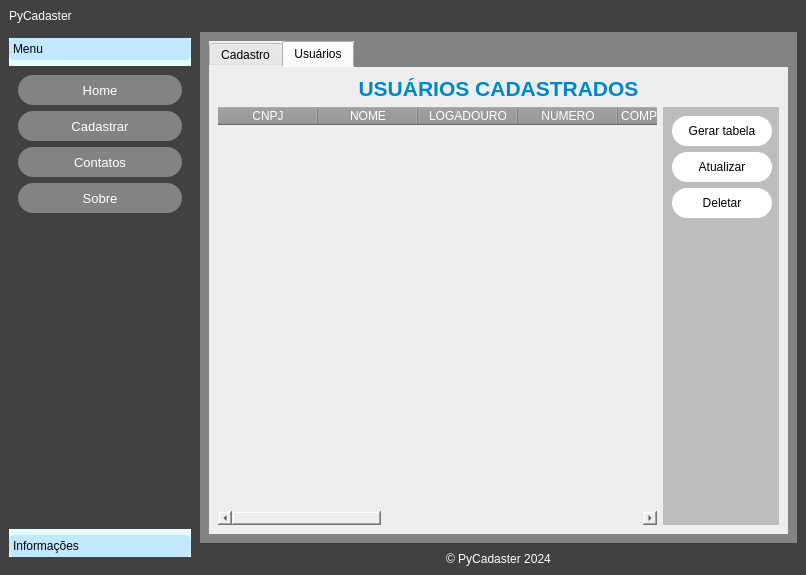
<?xml version="1.0" encoding="UTF-8"?>
<ui version="4.0">
 <class>MainWindow</class>
 <widget class="QMainWindow" name="MainWindow">
  <property name="geometry">
   <rect>
    <x>0</x>
    <y>0</y>
    <width>806</width>
    <height>575</height>
   </rect>
  </property>
  <property name="sizePolicy">
   <sizepolicy hsizetype="Preferred" vsizetype="Preferred">
    <horstretch>0</horstretch>
    <verstretch>0</verstretch>
   </sizepolicy>
  </property>
  <property name="minimumSize">
   <size>
    <width>0</width>
    <height>0</height>
   </size>
  </property>
  <property name="maximumSize">
   <size>
    <width>16777215</width>
    <height>16777215</height>
   </size>
  </property>
  <property name="windowTitle">
   <string>MainWindow</string>
  </property>
  <property name="styleSheet">
   <string notr="true">background-color: rgb(65, 65, 65);

</string>
  </property>
  <widget class="QWidget" name="centralwidget">
   <property name="sizePolicy">
    <sizepolicy hsizetype="Preferred" vsizetype="Expanding">
     <horstretch>0</horstretch>
     <verstretch>0</verstretch>
    </sizepolicy>
   </property>
   <property name="styleSheet">
    <string notr="true">*{
	border:none;
}
QLabel{
	color:rgb(255, 255, 255);
}

</string>
   </property>
   <layout class="QHBoxLayout" name="horizontalLayout_5">
    <property name="spacing">
     <number>0</number>
    </property>
    <property name="leftMargin">
     <number>0</number>
    </property>
    <property name="topMargin">
     <number>0</number>
    </property>
    <property name="bottomMargin">
     <number>0</number>
    </property>
    <item>
     <widget class="QFrame" name="left_menu">
      <property name="maximumSize">
       <size>
        <width>200</width>
        <height>16777215</height>
       </size>
      </property>
      <property name="styleSheet">
       <string notr="true">background-color: rgb(65, 65, 65);</string>
      </property>
      <property name="frameShape">
       <enum>QFrame::StyledPanel</enum>
      </property>
      <property name="frameShadow">
       <enum>QFrame::Raised</enum>
      </property>
      <layout class="QVBoxLayout" name="verticalLayout_2">
       <property name="rightMargin">
        <number>0</number>
       </property>
       <item>
        <widget class="QFrame" name="frame">
         <property name="frameShape">
          <enum>QFrame::StyledPanel</enum>
         </property>
         <property name="frameShadow">
          <enum>QFrame::Raised</enum>
         </property>
         <layout class="QHBoxLayout" name="horizontalLayout_4">
          <property name="spacing">
           <number>0</number>
          </property>
          <property name="leftMargin">
           <number>0</number>
          </property>
          <property name="topMargin">
           <number>0</number>
          </property>
          <property name="rightMargin">
           <number>0</number>
          </property>
          <property name="bottomMargin">
           <number>0</number>
          </property>
          <item>
           <widget class="QLabel" name="label_3">
            <property name="styleSheet">
             <string notr="true">color: rgb(255, 255, 255);</string>
            </property>
            <property name="text">
             <string>PyCadaster</string>
            </property>
           </widget>
          </item>
         </layout>
        </widget>
       </item>
       <item>
        <widget class="QFrame" name="left_frame">
         <property name="styleSheet">
          <string notr="true">QFrame{

	background-color: rgb(65, 65, 65);

}
QToolBox{

	text-algn:left;
	background-color: rgb(228, 254, 255);

}
QToolBox::tab{

	border-radius:5px;
	background-color: rgb(194, 232, 255);
	text-algn:left;

}</string>
         </property>
         <property name="frameShape">
          <enum>QFrame::StyledPanel</enum>
         </property>
         <property name="frameShadow">
          <enum>QFrame::Raised</enum>
         </property>
         <layout class="QVBoxLayout" name="verticalLayout_3">
          <property name="spacing">
           <number>0</number>
          </property>
          <property name="leftMargin">
           <number>0</number>
          </property>
          <property name="rightMargin">
           <number>9</number>
          </property>
          <item>
           <widget class="QToolBox" name="menu_box">
            <property name="styleSheet">
             <string notr="true"/>
            </property>
            <property name="currentIndex">
             <number>0</number>
            </property>
            <widget class="QWidget" name="page">
             <property name="geometry">
              <rect>
               <x>0</x>
               <y>0</y>
               <width>182</width>
               <height>466</height>
              </rect>
             </property>
             <property name="styleSheet">
              <string notr="true">color: rgb(255, 255, 255);
background-color: rgb(65, 65, 65);
</string>
             </property>
             <attribute name="label">
              <string>Menu</string>
             </attribute>
             <layout class="QVBoxLayout" name="verticalLayout_4">
              <item>
               <widget class="QPushButton" name="btn_home">
                <property name="minimumSize">
                 <size>
                  <width>100</width>
                  <height>30</height>
                 </size>
                </property>
                <property name="font">
                 <font>
                  <pointsize>10</pointsize>
                 </font>
                </property>
                <property name="cursor">
                 <cursorShape>PointingHandCursor</cursorShape>
                </property>
                <property name="styleSheet">
                 <string notr="true">QPushButton:hover{
	
	background-color: rgb(0, 170, 255);
	border-radius:15px;
	color:#fff;
}
QPushButton{
background-color: rgb(131, 131, 131);
border-radius:15px;
}</string>
                </property>
                <property name="text">
                 <string>Home</string>
                </property>
               </widget>
              </item>
              <item>
               <widget class="QPushButton" name="btn_cadastrar">
                <property name="minimumSize">
                 <size>
                  <width>100</width>
                  <height>30</height>
                 </size>
                </property>
                <property name="font">
                 <font>
                  <pointsize>10</pointsize>
                 </font>
                </property>
                <property name="cursor">
                 <cursorShape>PointingHandCursor</cursorShape>
                </property>
                <property name="styleSheet">
                 <string notr="true">QPushButton:hover{
	
	background-color: rgb(0, 170, 255);
	border-radius:15px;
	color:#fff;
}
QPushButton{
background-color: rgb(131, 131, 131);
border-radius:15px;
}</string>
                </property>
                <property name="text">
                 <string>Cadastrar</string>
                </property>
               </widget>
              </item>
              <item>
               <widget class="QPushButton" name="btn_contatos">
                <property name="minimumSize">
                 <size>
                  <width>100</width>
                  <height>30</height>
                 </size>
                </property>
                <property name="font">
                 <font>
                  <pointsize>10</pointsize>
                 </font>
                </property>
                <property name="cursor">
                 <cursorShape>PointingHandCursor</cursorShape>
                </property>
                <property name="styleSheet">
                 <string notr="true">QPushButton:hover{
	
	background-color: rgb(0, 170, 255);
	border-radius:15px;
	color:#fff;
}
QPushButton{
background-color: rgb(131, 131, 131);
border-radius:15px;
}</string>
                </property>
                <property name="text">
                 <string>Contatos</string>
                </property>
               </widget>
              </item>
              <item>
               <widget class="QPushButton" name="btn_sobre">
                <property name="minimumSize">
                 <size>
                  <width>100</width>
                  <height>30</height>
                 </size>
                </property>
                <property name="font">
                 <font>
                  <pointsize>10</pointsize>
                 </font>
                </property>
                <property name="cursor">
                 <cursorShape>PointingHandCursor</cursorShape>
                </property>
                <property name="styleSheet">
                 <string notr="true">QPushButton:hover{
	
	background-color: rgb(0, 170, 255);
	border-radius:15px;
	color:#fff;
}
QPushButton{
background-color: rgb(131, 131, 131);
border-radius:15px;
}</string>
                </property>
                <property name="text">
                 <string>Sobre</string>
                </property>
               </widget>
              </item>
              <item>
               <spacer name="verticalSpacer">
                <property name="orientation">
                 <enum>Qt::Vertical</enum>
                </property>
                <property name="sizeHint" stdset="0">
                 <size>
                  <width>20</width>
                  <height>40</height>
                 </size>
                </property>
               </spacer>
              </item>
             </layout>
            </widget>
            <widget class="QWidget" name="page_2">
             <property name="geometry">
              <rect>
               <x>0</x>
               <y>0</y>
               <width>182</width>
               <height>466</height>
              </rect>
             </property>
             <attribute name="label">
              <string>Informações</string>
             </attribute>
             <widget class="QLabel" name="label_4">
              <property name="geometry">
               <rect>
                <x>-10</x>
                <y>0</y>
                <width>191</width>
                <height>241</height>
               </rect>
              </property>
              <property name="font">
               <font>
                <pointsize>8</pointsize>
               </font>
              </property>
              <property name="styleSheet">
               <string notr="true">background-color: rgb(131, 131, 131);</string>
              </property>
              <property name="text">
               <string>&lt;html&gt;&lt;head/&gt;&lt;body&gt;&lt;p align=&quot;center&quot;&gt;&lt;br/&gt;&lt;/p&gt;&lt;p align=&quot;center&quot;&gt;&lt;span style=&quot; font-size:11pt; font-weight:600;&quot;&gt;PyCadaster 0.1&lt;/span&gt;&lt;/p&gt;&lt;p align=&quot;center&quot;&gt;Este sistema está em fase de&lt;/p&gt;&lt;p align=&quot;center&quot;&gt;desenvolvimento e testes.&lt;/p&gt;&lt;p align=&quot;center&quot;&gt;Caso encontre algum&lt;/p&gt;&lt;p align=&quot;center&quot;&gt;Bug ou problema, contate&lt;/p&gt;&lt;p align=&quot;center&quot;&gt;O desenvolvedor na aba&lt;/p&gt;&lt;p align=&quot;center&quot;&gt;Contatos.&lt;/p&gt;&lt;p align=&quot;center&quot;&gt;&lt;br/&gt;&lt;/p&gt;&lt;/body&gt;&lt;/html&gt;</string>
              </property>
              <property name="alignment">
               <set>Qt::AlignCenter</set>
              </property>
              <property name="indent">
               <number>-1</number>
              </property>
             </widget>
            </widget>
           </widget>
          </item>
         </layout>
        </widget>
       </item>
      </layout>
     </widget>
    </item>
    <item>
     <widget class="QFrame" name="main_container">
      <property name="styleSheet">
       <string notr="true">background-color: rgb(65, 65, 65);</string>
      </property>
      <property name="frameShape">
       <enum>QFrame::StyledPanel</enum>
      </property>
      <property name="frameShadow">
       <enum>QFrame::Raised</enum>
      </property>
      <layout class="QVBoxLayout" name="verticalLayout">
       <property name="spacing">
        <number>0</number>
       </property>
       <property name="leftMargin">
        <number>0</number>
       </property>
       <property name="topMargin">
        <number>0</number>
       </property>
       <property name="rightMargin">
        <number>0</number>
       </property>
       <property name="bottomMargin">
        <number>0</number>
       </property>
       <item>
        <widget class="QFrame" name="top_frame">
         <property name="sizePolicy">
          <sizepolicy hsizetype="Preferred" vsizetype="Preferred">
           <horstretch>0</horstretch>
           <verstretch>0</verstretch>
          </sizepolicy>
         </property>
         <property name="layoutDirection">
          <enum>Qt::LeftToRight</enum>
         </property>
         <property name="frameShape">
          <enum>QFrame::StyledPanel</enum>
         </property>
         <property name="frameShadow">
          <enum>QFrame::Raised</enum>
         </property>
         <layout class="QHBoxLayout" name="horizontalLayout">
          <item alignment="Qt::AlignLeft">
           <widget class="QPushButton" name="btn_toggle">
            <property name="text">
             <string/>
            </property>
            <property name="icon">
             <iconset resource="icons.qrc">
              <normaloff>:/icons/icons/menu2.png</normaloff>:/icons/icons/menu2.png</iconset>
            </property>
            <property name="iconSize">
             <size>
              <width>32</width>
              <height>32</height>
             </size>
            </property>
           </widget>
          </item>
         </layout>
        </widget>
       </item>
       <item>
        <widget class="QStackedWidget" name="Pages">
         <property name="sizePolicy">
          <sizepolicy hsizetype="Preferred" vsizetype="Expanding">
           <horstretch>0</horstretch>
           <verstretch>0</verstretch>
          </sizepolicy>
         </property>
         <property name="styleSheet">
          <string notr="true">color: rgb(255, 255, 255);
background-color: rgb(131, 131, 131);</string>
         </property>
         <property name="currentIndex">
          <number>1</number>
         </property>
         <widget class="QWidget" name="pg_home">
          <layout class="QVBoxLayout" name="verticalLayout_12">
           <property name="spacing">
            <number>6</number>
           </property>
           <item>
            <widget class="QFrame" name="main_frame">
             <property name="sizePolicy">
              <sizepolicy hsizetype="Preferred" vsizetype="Expanding">
               <horstretch>0</horstretch>
               <verstretch>0</verstretch>
              </sizepolicy>
             </property>
             <property name="frameShape">
              <enum>QFrame::StyledPanel</enum>
             </property>
             <property name="frameShadow">
              <enum>QFrame::Raised</enum>
             </property>
             <layout class="QVBoxLayout" name="verticalLayout_5">
              <property name="spacing">
               <number>0</number>
              </property>
              <property name="leftMargin">
               <number>0</number>
              </property>
              <property name="topMargin">
               <number>0</number>
              </property>
              <property name="rightMargin">
               <number>0</number>
              </property>
              <property name="bottomMargin">
               <number>0</number>
              </property>
              <item>
               <widget class="QLabel" name="logo">
                <property name="sizePolicy">
                 <sizepolicy hsizetype="Preferred" vsizetype="Expanding">
                  <horstretch>0</horstretch>
                  <verstretch>0</verstretch>
                 </sizepolicy>
                </property>
                <property name="styleSheet">
                 <string notr="true">background-color: rgb(131, 131, 131);</string>
                </property>
                <property name="text">
                 <string>&lt;html&gt;&lt;head/&gt;&lt;body&gt;&lt;p align=&quot;center&quot;&gt;&lt;span style=&quot; font-size:14pt; font-weight:600;&quot;&gt;SISTEMA DE CADASTRO DE EMPRESAS&lt;/span&gt;&lt;/p&gt;&lt;p align=&quot;center&quot;&gt;&lt;img width=&quot;200&quot; height=&quot;200&quot; src=&quot;:/icons/icons/logo.png&quot;/&gt;&lt;/p&gt;&lt;p align=&quot;center&quot;&gt;&lt;span style=&quot; font-size:14pt; font-weight:600;&quot;&gt;PYCADASTER 0.1&lt;/span&gt;&lt;/p&gt;&lt;/body&gt;&lt;/html&gt;</string>
                </property>
               </widget>
              </item>
             </layout>
            </widget>
           </item>
          </layout>
         </widget>
         <widget class="QWidget" name="pg_cadastrar">
          <layout class="QVBoxLayout" name="verticalLayout_6">
           <item>
            <widget class="QTabWidget" name="tabWidget">
             <property name="styleSheet">
              <string notr="true">color: rgb(0, 0, 0);
background-color: rgb(238, 238, 238);</string>
             </property>
             <property name="currentIndex">
              <number>1</number>
             </property>
             <widget class="QWidget" name="tab">
              <attribute name="title">
               <string>Cadastro</string>
              </attribute>
              <layout class="QVBoxLayout" name="verticalLayout_9">
               <item>
                <widget class="QLabel" name="lbs_empresas">
                 <property name="styleSheet">
                  <string notr="true">color: rgb(0, 0, 0);
background-color: rgb(238, 238, 238);</string>
                 </property>
                 <property name="text">
                  <string>&lt;html&gt;&lt;head/&gt;&lt;body&gt;&lt;p align=&quot;center&quot;&gt;&lt;span style=&quot; font-size:16pt; font-weight:600; color:#0087ca;&quot;&gt;REALIZAR CADASTROS&lt;/span&gt;&lt;/p&gt;&lt;/body&gt;&lt;/html&gt;</string>
                 </property>
                 <property name="alignment">
                  <set>Qt::AlignCenter</set>
                 </property>
                </widget>
               </item>
               <item>
                <widget class="QFrame" name="frame_4">
                 <property name="styleSheet">
                  <string notr="true">QLineEdit{
	
	background-color: rgb(255, 255, 255);
	font:10pt &quot;MS Shell Dig 2&quot;;
}
QFrame{
	
	background-color: rgb(231, 231, 231);
}</string>
                 </property>
                 <property name="frameShape">
                  <enum>QFrame::StyledPanel</enum>
                 </property>
                 <property name="frameShadow">
                  <enum>QFrame::Raised</enum>
                 </property>
                 <layout class="QGridLayout" name="gridLayout">
                  <item row="4" column="1" colspan="2">
                   <widget class="QLineEdit" name="txt_email">
                    <property name="placeholderText">
                     <string>EMAIL</string>
                    </property>
                   </widget>
                  </item>
                  <item row="4" column="0">
                   <widget class="QLineEdit" name="txt_telefone">
                    <property name="placeholderText">
                     <string>TELEFONE</string>
                    </property>
                   </widget>
                  </item>
                  <item row="2" column="2">
                   <widget class="QLineEdit" name="txt_bairro">
                    <property name="placeholderText">
                     <string>BAIRRO</string>
                    </property>
                   </widget>
                  </item>
                  <item row="3" column="1">
                   <widget class="QLineEdit" name="txt_uf">
                    <property name="placeholderText">
                     <string>UF</string>
                    </property>
                   </widget>
                  </item>
                  <item row="3" column="2">
                   <widget class="QLineEdit" name="txt_cep">
                    <property name="placeholderText">
                     <string>CEP</string>
                    </property>
                   </widget>
                  </item>
                  <item row="0" column="1" colspan="2">
                   <widget class="QLineEdit" name="txt_nome">
                    <property name="alignment">
                     <set>Qt::AlignCenter</set>
                    </property>
                    <property name="placeholderText">
                     <string>NOME EMPRESARIAL</string>
                    </property>
                   </widget>
                  </item>
                  <item row="2" column="0">
                   <widget class="QLineEdit" name="txt_numero">
                    <property name="placeholderText">
                     <string>NUMERO</string>
                    </property>
                   </widget>
                  </item>
                  <item row="2" column="1">
                   <widget class="QLineEdit" name="txt_complemento">
                    <property name="placeholderText">
                     <string>COMPLEMENTO</string>
                    </property>
                   </widget>
                  </item>
                  <item row="1" column="0" colspan="3">
                   <widget class="QLineEdit" name="txt_logadouro">
                    <property name="alignment">
                     <set>Qt::AlignCenter</set>
                    </property>
                    <property name="placeholderText">
                     <string>LOGADOURO</string>
                    </property>
                   </widget>
                  </item>
                  <item row="0" column="0">
                   <widget class="QLineEdit" name="txt_cnpj">
                    <property name="placeholderText">
                     <string>CNPJ</string>
                    </property>
                   </widget>
                  </item>
                  <item row="3" column="0">
                   <widget class="QLineEdit" name="txt_municipio">
                    <property name="placeholderText">
                     <string>MUNICIPIO</string>
                    </property>
                   </widget>
                  </item>
                 </layout>
                </widget>
               </item>
               <item alignment="Qt::AlignHCenter">
                <widget class="QPushButton" name="btn_cadastro_usuarios">
                 <property name="minimumSize">
                  <size>
                   <width>100</width>
                   <height>30</height>
                  </size>
                 </property>
                 <property name="font">
                  <font>
                   <pointsize>12</pointsize>
                  </font>
                 </property>
                 <property name="cursor">
                  <cursorShape>PointingHandCursor</cursorShape>
                 </property>
                 <property name="styleSheet">
                  <string notr="true">QPushButton:hover{
	
	background-color: rgb(0, 170, 255);
	border-radius:15px;
	color:#fff;
}
QPushButton{
	border-radius:15px;
	background-color: rgb(131, 131, 131);
	color: rgb(255, 255, 255);
}</string>
                 </property>
                 <property name="text">
                  <string>Cadastrar</string>
                 </property>
                </widget>
               </item>
              </layout>
             </widget>
             <widget class="QWidget" name="tab_2">
              <attribute name="title">
               <string>Usuários</string>
              </attribute>
              <layout class="QVBoxLayout" name="verticalLayout_8">
               <item>
                <widget class="QLabel" name="lbs_usuarios_cadastrados">
                 <property name="styleSheet">
                  <string notr="true">color: rgb(0, 0, 0);
background-color: rgb(238, 238, 238);</string>
                 </property>
                 <property name="text">
                  <string>&lt;html&gt;&lt;head/&gt;&lt;body&gt;&lt;p align=&quot;center&quot;&gt;&lt;span style=&quot; font-size:16pt; font-weight:600; color:#0087ca;&quot;&gt;USUÁRIOS CADASTRADOS&lt;/span&gt;&lt;/p&gt;&lt;/body&gt;&lt;/html&gt;</string>
                 </property>
                 <property name="alignment">
                  <set>Qt::AlignCenter</set>
                 </property>
                </widget>
               </item>
               <item>
                <layout class="QHBoxLayout" name="horizontalLayout_6">
                 <item>
                  <widget class="QTableWidget" name="tableWidget">
                   <property name="styleSheet">
                    <string notr="true">QHeaderView::section{
	
	background-color: rgb(148, 148, 148);
	color: rgb(255, 255, 255);
	font:10pt &quot;MS Shell Dig 2&quot;;
}</string>
                   </property>
                   <column>
                    <property name="text">
                     <string>CNPJ</string>
                    </property>
                   </column>
                   <column>
                    <property name="text">
                     <string>NOME</string>
                    </property>
                   </column>
                   <column>
                    <property name="text">
                     <string>LOGADOURO</string>
                    </property>
                   </column>
                   <column>
                    <property name="text">
                     <string>NUMERO</string>
                    </property>
                   </column>
                   <column>
                    <property name="text">
                     <string>COMPLEMENTO</string>
                    </property>
                   </column>
                   <column>
                    <property name="text">
                     <string>BAIRRO</string>
                    </property>
                   </column>
                   <column>
                    <property name="text">
                     <string>MUNICIPIO</string>
                    </property>
                   </column>
                   <column>
                    <property name="text">
                     <string>UF</string>
                    </property>
                   </column>
                   <column>
                    <property name="text">
                     <string>CEP</string>
                    </property>
                   </column>
                   <column>
                    <property name="text">
                     <string>TELEFONE</string>
                    </property>
                   </column>
                   <column>
                    <property name="text">
                     <string>EMAIL</string>
                    </property>
                   </column>
                  </widget>
                 </item>
                 <item>
                  <widget class="QFrame" name="frame_3">
                   <property name="layoutDirection">
                    <enum>Qt::LeftToRight</enum>
                   </property>
                   <property name="styleSheet">
                    <string notr="true">background-color: rgb(189, 189, 189);</string>
                   </property>
                   <property name="frameShape">
                    <enum>QFrame::StyledPanel</enum>
                   </property>
                   <property name="frameShadow">
                    <enum>QFrame::Raised</enum>
                   </property>
                   <layout class="QVBoxLayout" name="verticalLayout_7">
                    <property name="spacing">
                     <number>6</number>
                    </property>
                    <property name="leftMargin">
                     <number>9</number>
                    </property>
                    <property name="topMargin">
                     <number>9</number>
                    </property>
                    <property name="rightMargin">
                     <number>7</number>
                    </property>
                    <item>
                     <widget class="QPushButton" name="btn_exel">
                      <property name="minimumSize">
                       <size>
                        <width>100</width>
                        <height>30</height>
                       </size>
                      </property>
                      <property name="cursor">
                       <cursorShape>PointingHandCursor</cursorShape>
                      </property>
                      <property name="styleSheet">
                       <string notr="true">QPushButton:hover{
	
	
	
	
	background-color: rgb(0, 203, 98);
	border-radius:15px;
	color:#fff;
}
QPushButton{
background-color: rgb(255, 255, 255);
border-radius:15px;
}</string>
                      </property>
                      <property name="text">
                       <string>Gerar tabela</string>
                      </property>
                     </widget>
                    </item>
                    <item>
                     <widget class="QPushButton" name="btn_alterar">
                      <property name="sizePolicy">
                       <sizepolicy hsizetype="Minimum" vsizetype="Fixed">
                        <horstretch>0</horstretch>
                        <verstretch>0</verstretch>
                       </sizepolicy>
                      </property>
                      <property name="minimumSize">
                       <size>
                        <width>100</width>
                        <height>30</height>
                       </size>
                      </property>
                      <property name="cursor">
                       <cursorShape>PointingHandCursor</cursorShape>
                      </property>
                      <property name="styleSheet">
                       <string notr="true">QPushButton:hover{
	
	
	background-color: rgb(0, 170, 255);
	border-radius:15px;
	color:#fff;
}
QPushButton{
background-color: rgb(255, 255, 255);
border-radius:15px;
}</string>
                      </property>
                      <property name="text">
                       <string>Atualizar</string>
                      </property>
                     </widget>
                    </item>
                    <item>
                     <widget class="QPushButton" name="btn_excluir">
                      <property name="sizePolicy">
                       <sizepolicy hsizetype="Minimum" vsizetype="Fixed">
                        <horstretch>0</horstretch>
                        <verstretch>0</verstretch>
                       </sizepolicy>
                      </property>
                      <property name="minimumSize">
                       <size>
                        <width>100</width>
                        <height>30</height>
                       </size>
                      </property>
                      <property name="cursor">
                       <cursorShape>PointingHandCursor</cursorShape>
                      </property>
                      <property name="styleSheet">
                       <string notr="true">QPushButton:hover{
	
	
	background-color: rgb(255, 0, 0);
	border-radius:15px;
	color:#fff;
}
QPushButton{
background-color: rgb(255, 255, 255);
border-radius:15px;
}</string>
                      </property>
                      <property name="text">
                       <string>Deletar</string>
                      </property>
                     </widget>
                    </item>
                    <item>
                     <spacer name="verticalSpacer_2">
                      <property name="orientation">
                       <enum>Qt::Vertical</enum>
                      </property>
                      <property name="sizeHint" stdset="0">
                       <size>
                        <width>20</width>
                        <height>40</height>
                       </size>
                      </property>
                     </spacer>
                    </item>
                   </layout>
                  </widget>
                 </item>
                </layout>
               </item>
              </layout>
             </widget>
            </widget>
           </item>
          </layout>
         </widget>
         <widget class="QWidget" name="pg_contatos">
          <layout class="QVBoxLayout" name="verticalLayout_10">
           <item>
            <widget class="QLabel" name="label_7">
             <property name="text">
              <string>&lt;html&gt;&lt;head/&gt;&lt;body&gt;&lt;p align=&quot;center&quot;&gt;&lt;span style=&quot; font-size:16pt; font-weight:600;&quot;&gt;CONTATOS&lt;/span&gt;&lt;/p&gt;&lt;/body&gt;&lt;/html&gt;</string>
             </property>
             <property name="alignment">
              <set>Qt::AlignCenter</set>
             </property>
            </widget>
           </item>
           <item>
            <widget class="QLabel" name="label_8">
             <property name="text">
              <string>&lt;!DOCTYPE HTML PUBLIC &quot;-//W3C//DTD HTML 4.0//EN&quot; &quot;http://www.w3.org/TR/REC-html40/strict.dtd&quot;&gt;
&lt;html&gt;&lt;head&gt;&lt;meta name=&quot;qrichtext&quot; content=&quot;1&quot; /&gt;&lt;style type=&quot;text/css&quot;&gt;
p, li { white-space: pre-wrap; }
&lt;/style&gt;&lt;/head&gt;&lt;body style=&quot; font-family:'MS Shell Dlg 2'; font-size:8pt; font-weight:400; font-style:normal;&quot;&gt;
&lt;p align=&quot;center&quot; style=&quot; margin-top:0px; margin-bottom:0px; margin-left:0px; margin-right:0px; -qt-block-indent:0; text-indent:0px;&quot;&gt;&lt;img src=&quot;:/icons/icons/whatsApp.png&quot; /&gt; &lt;span style=&quot; font-size:18pt; font-weight:600; vertical-align:super;&quot;&gt;(79) 9 9980-1810&lt;/span&gt;&lt;/p&gt;&lt;/body&gt;&lt;/html&gt;</string>
             </property>
            </widget>
           </item>
           <item>
            <widget class="QLabel" name="label_9">
             <property name="text">
              <string>&lt;html&gt;&lt;head/&gt;&lt;body&gt;&lt;p align=&quot;center&quot;&gt;&lt;img src=&quot;:/icons/icons/email.png&quot;/&gt;&lt;span style=&quot; font-size:18pt; font-weight:600; vertical-align:super;&quot;&gt;lwendel003@gmail.com&lt;/span&gt;&lt;/p&gt;&lt;/body&gt;&lt;/html&gt;</string>
             </property>
            </widget>
           </item>
           <item>
            <widget class="QLabel" name="label">
             <property name="text">
              <string>&lt;html&gt;&lt;head/&gt;&lt;body&gt;&lt;p align=&quot;center&quot;&gt;&lt;img src=&quot;:/icons/icons/linkedin.png&quot; width=&quot;32&quot; height=&quot;32&quot;/&gt;&lt;a href=&quot;www.linkedin.com/in/wendev69&quot;&gt;&lt;span style=&quot; font-size:18pt; text-decoration: underline; color:#0000ff; vertical-align:super;&quot;&gt;Wendel Lucas&lt;/span&gt;&lt;/a&gt;&lt;/p&gt;&lt;/body&gt;&lt;/html&gt;</string>
             </property>
            </widget>
           </item>
          </layout>
         </widget>
         <widget class="QWidget" name="pg_sobre">
          <property name="sizePolicy">
           <sizepolicy hsizetype="Preferred" vsizetype="Expanding">
            <horstretch>0</horstretch>
            <verstretch>0</verstretch>
           </sizepolicy>
          </property>
          <layout class="QVBoxLayout" name="verticalLayout_11">
           <item>
            <widget class="QLabel" name="label_10">
             <property name="sizePolicy">
              <sizepolicy hsizetype="Preferred" vsizetype="Expanding">
               <horstretch>0</horstretch>
               <verstretch>0</verstretch>
              </sizepolicy>
             </property>
             <property name="text">
              <string>&lt;html&gt;&lt;head/&gt;&lt;body&gt;&lt;p align=&quot;center&quot;&gt;&lt;span style=&quot; font-size:16pt; font-weight:600;&quot;&gt;SOBRE&lt;/span&gt;&lt;/p&gt;&lt;/body&gt;&lt;/html&gt;</string>
             </property>
             <property name="alignment">
              <set>Qt::AlignLeading|Qt::AlignLeft|Qt::AlignVCenter</set>
             </property>
            </widget>
           </item>
           <item>
            <widget class="QLabel" name="label_11">
             <property name="sizePolicy">
              <sizepolicy hsizetype="Preferred" vsizetype="Expanding">
               <horstretch>0</horstretch>
               <verstretch>0</verstretch>
              </sizepolicy>
             </property>
             <property name="text">
              <string>&lt;html&gt;&lt;head/&gt;&lt;body&gt;&lt;p align=&quot;center&quot;&gt;&lt;span style=&quot; font-size:12pt; font-weight:600;&quot;&gt;Este sistema faz consulta do CNPJ utilizando API da receita federal e faz o cadastro em um banco de dados SQLITE3.&lt;/span&gt;&lt;/p&gt;&lt;/body&gt;&lt;/html&gt;</string>
             </property>
             <property name="alignment">
              <set>Qt::AlignLeading|Qt::AlignLeft|Qt::AlignVCenter</set>
             </property>
             <property name="wordWrap">
              <bool>true</bool>
             </property>
            </widget>
           </item>
          </layout>
         </widget>
        </widget>
       </item>
       <item>
        <widget class="QFrame" name="footer_frame">
         <property name="styleSheet">
          <string notr="true"/>
         </property>
         <property name="frameShape">
          <enum>QFrame::StyledPanel</enum>
         </property>
         <property name="frameShadow">
          <enum>QFrame::Raised</enum>
         </property>
         <layout class="QHBoxLayout" name="horizontalLayout_3">
          <item>
           <widget class="QLabel" name="label_2">
            <property name="styleSheet">
             <string notr="true">color: rgb(255, 255, 255);</string>
            </property>
            <property name="text">
             <string>&lt;html&gt;&lt;head/&gt;&lt;body&gt;&lt;p align=&quot;center&quot;&gt;© PyCadaster 2024&lt;/p&gt;&lt;/body&gt;&lt;/html&gt;</string>
            </property>
           </widget>
          </item>
         </layout>
        </widget>
       </item>
      </layout>
     </widget>
    </item>
   </layout>
  </widget>
 </widget>
 <resources>
  <include location="icons.qrc"/>
 </resources>
 <connections/>
</ui>
